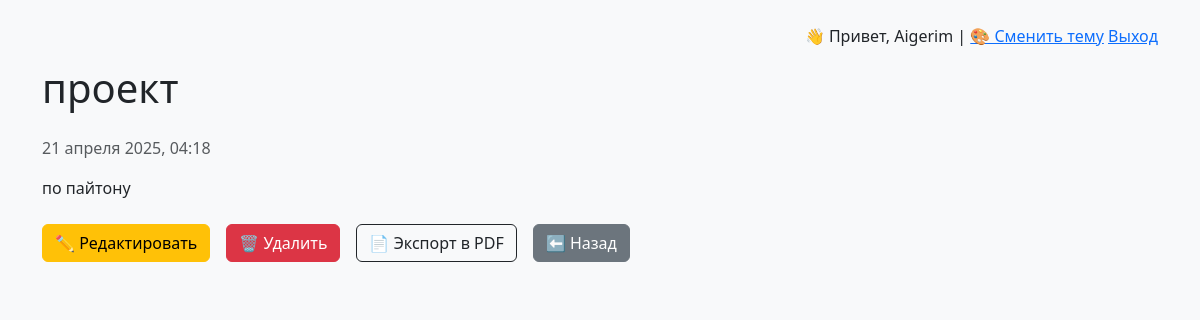
/entry/3/ (signed in), run on an earlier commit of the app's database.
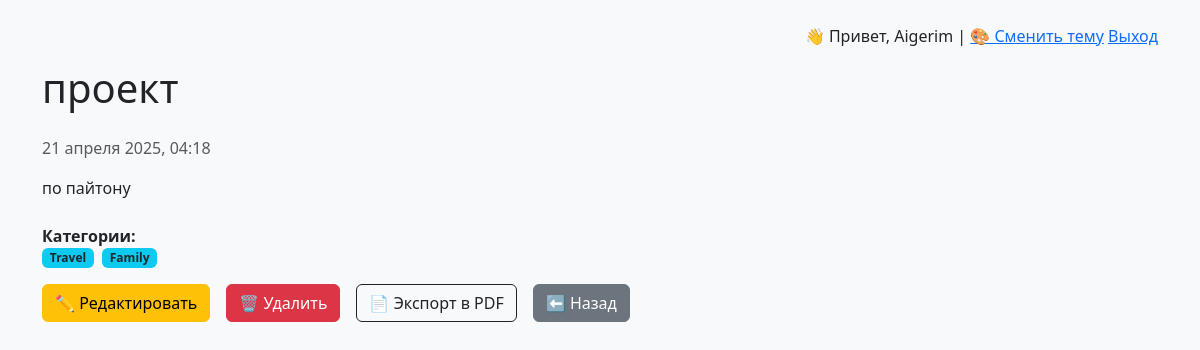
And on a later commit of the database.
### diary/models.py (models this page shows, shortened)
class Category(models.Model):
    name = models.CharField(max_length=100)

### diary/views.py (the view)
# urls.py: path('entry/<int:entry_id>/', views.view_entry, name='view_entry'),
@login_required
def view_entry(request, entry_id):
    entry = get_object_or_404(DiaryEntry, pk=entry_id, user=request.user)
    theme = request.session.get('theme', 'light')
    return render(request, 'diary/view_entry.html', {'entry': entry, 'theme': theme})

### diary/templates/diary/view_entry.html (shortened to what this page needs)
{% extends 'diary/base.html' %}
{% block content %}
<h1 class="mb-4">{{ entry.title }}</h1>
<p class="text-muted">{{ entry.created_at|date:"j E Y, H:i" }}</p>
<div class="mb-4">
    {{ entry.content|linebreaks }}
</div>
{% if entry.categories.all %}
    <div class="mb-3">
        <strong>Категории:</strong>
        <div class="d-flex flex-wrap">
            {% for cat in entry.categories.all %}
                <span class="badge bg-info text-dark me-2">{{ cat.name }}</span>
            {% endfor %}
        </div>
    </div>
{% endif %}
<div class="d-flex gap-2">
    <a href="{% url 'edit_entry' entry.id %}" class="btn btn-warning">✏️ Редактировать</a>
    <a href="{% url 'delete_entry' entry.id %}" class="btn btn-danger ms-2">🗑️ Удалить</a>
    <a href="{% url 'export_entry_pdf' entry.id %}" class="btn btn-outline-dark ms-2">📄 Экспорт в PDF</a>
    <a href="{% url 'home' %}" class="btn btn-secondary ms-2">⬅️ Назад</a>
</div>
{% endblock %}

What changed in the data, as far as the page shows it:
added Category: name "Travel"
added Category: name "Family"
Also different on the page:
text now shown: "Категории:"
